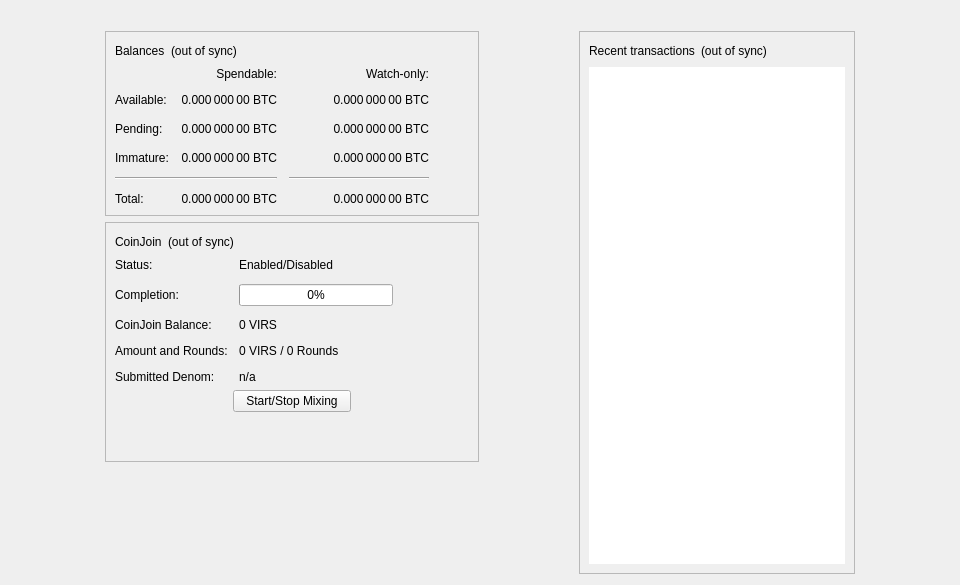
<?xml version="1.0" encoding="UTF-8"?>
<ui version="4.0">
 <class>OverviewPage</class>
 <widget class="QWidget" name="OverviewPage">
  <property name="geometry">
   <rect>
    <x>0</x>
    <y>0</y>
    <width>960</width>
    <height>585</height>
   </rect>
  </property>
  <property name="minimumSize">
   <size>
    <width>960</width>
    <height>0</height>
   </size>
  </property>
  <property name="windowTitle">
   <string>Form</string>
  </property>
  <layout class="QVBoxLayout" name="topLayout">
   <item>
    <widget class="QLabel" name="labelAlerts">
     <property name="visible">
      <bool>false</bool>
     </property>
     <property name="wordWrap">
      <bool>true</bool>
     </property>
     <property name="margin">
      <number>3</number>
     </property>
     <property name="textInteractionFlags">
      <set>Qt::TextSelectableByMouse</set>
     </property>
    </widget>
   </item>
   <item>
    <layout class="QHBoxLayout" name="horizontalLayout" stretch="1,0,1,0,1">
     <item>
      <spacer name="horizontalSpacerLeft">
       <property name="orientation">
        <enum>Qt::Horizontal</enum>
       </property>
       <property name="sizeType">
        <enum>QSizePolicy::Preferred</enum>
       </property>
       <property name="sizeHint" stdset="0">
        <size>
         <width>10</width>
         <height>20</height>
        </size>
       </property>
      </spacer>
     </item>
     <item>
      <layout class="QVBoxLayout" name="verticalLayout_2">
       <item>
        <widget class="QFrame" name="frame">
         <property name="frameShape">
          <enum>QFrame::StyledPanel</enum>
         </property>
         <property name="frameShadow">
          <enum>QFrame::Raised</enum>
         </property>
         <layout class="QVBoxLayout" name="verticalLayout_4">
          <item>
           <layout class="QHBoxLayout" name="horizontalLayout_4">
            <item>
             <widget class="QLabel" name="label_5">
              <property name="text">
               <string>Balances</string>
              </property>
             </widget>
            </item>
            <item>
             <widget class="QLabel" name="labelWalletStatus">
              <property name="toolTip">
               <string>The displayed information may be out of date. Your wallet automatically synchronizes with the VirsAI network after a connection is established, but this process has not completed yet.</string>
              </property>
              <property name="text">
               <string notr="true">(out of sync)</string>
              </property>
              <property name="alignment">
               <set>Qt::AlignLeading|Qt::AlignLeft|Qt::AlignVCenter</set>
              </property>
             </widget>
            </item>
            <item>
             <spacer name="horizontalSpacer_3">
              <property name="orientation">
               <enum>Qt::Horizontal</enum>
              </property>
              <property name="sizeHint" stdset="0">
               <size>
                <width>40</width>
                <height>20</height>
               </size>
              </property>
             </spacer>
            </item>
           </layout>
          </item>
          <item>
           <layout class="QGridLayout" name="gridLayout">
            <property name="spacing">
             <number>12</number>
            </property>
            <item row="2" column="2">
             <widget class="QLabel" name="labelWatchPending">
              <property name="cursor">
               <cursorShape>IBeamCursor</cursorShape>
              </property>
              <property name="toolTip">
               <string>Unconfirmed transactions to watch-only addresses</string>
              </property>
              <property name="text">
               <string notr="true">0.000 000 00 BTC</string>
              </property>
              <property name="alignment">
               <set>Qt::AlignRight|Qt::AlignTrailing|Qt::AlignVCenter</set>
              </property>
              <property name="textInteractionFlags">
               <set>Qt::LinksAccessibleByMouse|Qt::TextSelectableByKeyboard|Qt::TextSelectableByMouse</set>
              </property>
             </widget>
            </item>
            <item row="2" column="1">
             <widget class="QLabel" name="labelUnconfirmed">
              <property name="cursor">
               <cursorShape>IBeamCursor</cursorShape>
              </property>
              <property name="toolTip">
               <string>Total of transactions that have yet to be confirmed, and do not yet count toward the spendable balance</string>
              </property>
              <property name="text">
               <string notr="true">0.000 000 00 BTC</string>
              </property>
              <property name="alignment">
               <set>Qt::AlignRight|Qt::AlignTrailing|Qt::AlignVCenter</set>
              </property>
              <property name="textInteractionFlags">
               <set>Qt::LinksAccessibleByMouse|Qt::TextSelectableByKeyboard|Qt::TextSelectableByMouse</set>
              </property>
             </widget>
            </item>
            <item row="3" column="2">
             <widget class="QLabel" name="labelWatchImmature">
              <property name="cursor">
               <cursorShape>IBeamCursor</cursorShape>
              </property>
              <property name="toolTip">
               <string>Mined balance in watch-only addresses that has not yet matured</string>
              </property>
              <property name="text">
               <string notr="true">0.000 000 00 BTC</string>
              </property>
              <property name="alignment">
               <set>Qt::AlignRight|Qt::AlignTrailing|Qt::AlignVCenter</set>
              </property>
              <property name="textInteractionFlags">
               <set>Qt::LinksAccessibleByMouse|Qt::TextSelectableByKeyboard|Qt::TextSelectableByMouse</set>
              </property>
             </widget>
            </item>
            <item row="4" column="0" colspan="2">
             <widget class="Line" name="lineSpendableBalance">
              <property name="orientation">
               <enum>Qt::Horizontal</enum>
              </property>
             </widget>
            </item>
            <item row="4" column="2">
             <widget class="Line" name="lineWatchBalance">
              <property name="sizePolicy">
               <sizepolicy hsizetype="Preferred" vsizetype="Fixed">
                <horstretch>0</horstretch>
                <verstretch>0</verstretch>
               </sizepolicy>
              </property>
              <property name="minimumSize">
               <size>
                <width>140</width>
                <height>0</height>
               </size>
              </property>
              <property name="orientation">
               <enum>Qt::Horizontal</enum>
              </property>
             </widget>
            </item>
            <item row="5" column="0">
             <widget class="QLabel" name="labelTotalText">
              <property name="text">
               <string>Total:</string>
              </property>
             </widget>
            </item>
            <item row="3" column="1">
             <widget class="QLabel" name="labelImmature">
              <property name="cursor">
               <cursorShape>IBeamCursor</cursorShape>
              </property>
              <property name="toolTip">
               <string>Mined balance that has not yet matured</string>
              </property>
              <property name="text">
               <string notr="true">0.000 000 00 BTC</string>
              </property>
              <property name="alignment">
               <set>Qt::AlignRight|Qt::AlignTrailing|Qt::AlignVCenter</set>
              </property>
              <property name="textInteractionFlags">
               <set>Qt::LinksAccessibleByMouse|Qt::TextSelectableByKeyboard|Qt::TextSelectableByMouse</set>
              </property>
             </widget>
            </item>
            <item row="2" column="3">
             <spacer name="horizontalSpacer_2">
              <property name="orientation">
               <enum>Qt::Horizontal</enum>
              </property>
              <property name="sizeHint" stdset="0">
               <size>
                <width>40</width>
                <height>20</height>
               </size>
              </property>
             </spacer>
            </item>
            <item row="3" column="0">
             <widget class="QLabel" name="labelImmatureText">
              <property name="text">
               <string>Immature:</string>
              </property>
             </widget>
            </item>
            <item row="5" column="1">
             <widget class="QLabel" name="labelTotal">
              <property name="cursor">
               <cursorShape>IBeamCursor</cursorShape>
              </property>
              <property name="toolTip">
               <string>Your current total balance</string>
              </property>
              <property name="text">
               <string notr="true">0.000 000 00 BTC</string>
              </property>
              <property name="alignment">
               <set>Qt::AlignRight|Qt::AlignTrailing|Qt::AlignVCenter</set>
              </property>
              <property name="textInteractionFlags">
               <set>Qt::LinksAccessibleByMouse|Qt::TextSelectableByKeyboard|Qt::TextSelectableByMouse</set>
              </property>
             </widget>
            </item>
            <item row="5" column="2">
             <widget class="QLabel" name="labelWatchTotal">
              <property name="cursor">
               <cursorShape>IBeamCursor</cursorShape>
              </property>
              <property name="toolTip">
               <string>Current total balance in watch-only addresses</string>
              </property>
              <property name="text">
               <string notr="true">0.000 000 00 BTC</string>
              </property>
              <property name="alignment">
               <set>Qt::AlignRight|Qt::AlignTrailing|Qt::AlignVCenter</set>
              </property>
              <property name="textInteractionFlags">
               <set>Qt::LinksAccessibleByMouse|Qt::TextSelectableByKeyboard|Qt::TextSelectableByMouse</set>
              </property>
             </widget>
            </item>
            <item row="0" column="2">
             <widget class="QLabel" name="labelWatchonly">
              <property name="text">
               <string>Watch-only:</string>
              </property>
              <property name="alignment">
               <set>Qt::AlignRight|Qt::AlignTrailing|Qt::AlignVCenter</set>
              </property>
             </widget>
            </item>
            <item row="1" column="0">
             <widget class="QLabel" name="labelBalanceText">
              <property name="text">
               <string>Available:</string>
              </property>
             </widget>
            </item>
            <item row="1" column="1">
             <widget class="QLabel" name="labelBalance">
              <property name="cursor">
               <cursorShape>IBeamCursor</cursorShape>
              </property>
              <property name="toolTip">
               <string>Your current spendable balance</string>
              </property>
              <property name="text">
               <string notr="true">0.000 000 00 BTC</string>
              </property>
              <property name="alignment">
               <set>Qt::AlignRight|Qt::AlignTrailing|Qt::AlignVCenter</set>
              </property>
              <property name="textInteractionFlags">
               <set>Qt::LinksAccessibleByMouse|Qt::TextSelectableByKeyboard|Qt::TextSelectableByMouse</set>
              </property>
             </widget>
            </item>
            <item row="1" column="2">
             <widget class="QLabel" name="labelWatchAvailable">
              <property name="cursor">
               <cursorShape>IBeamCursor</cursorShape>
              </property>
              <property name="toolTip">
               <string>Your current balance in watch-only addresses</string>
              </property>
              <property name="text">
               <string notr="true">0.000 000 00 BTC</string>
              </property>
              <property name="alignment">
               <set>Qt::AlignRight|Qt::AlignTrailing|Qt::AlignVCenter</set>
              </property>
              <property name="textInteractionFlags">
               <set>Qt::LinksAccessibleByMouse|Qt::TextSelectableByKeyboard|Qt::TextSelectableByMouse</set>
              </property>
             </widget>
            </item>
            <item row="2" column="0">
             <widget class="QLabel" name="labelPendingText">
              <property name="text">
               <string>Pending:</string>
              </property>
             </widget>
            </item>
            <item row="0" column="1">
             <widget class="QLabel" name="labelSpendable">
              <property name="text">
               <string>Spendable:</string>
              </property>
              <property name="alignment">
               <set>Qt::AlignRight|Qt::AlignTrailing|Qt::AlignVCenter</set>
              </property>
             </widget>
            </item>
           </layout>
          </item>
         </layout>
        </widget>
       </item>
       <item>
        <widget class="QFrame" name="frameCoinJoin">
         <property name="layoutDirection">
          <enum>Qt::LeftToRight</enum>
         </property>
         <property name="frameShape">
          <enum>QFrame::StyledPanel</enum>
         </property>
         <property name="frameShadow">
          <enum>QFrame::Raised</enum>
         </property>
         <layout class="QVBoxLayout" name="VerticalLayout_PS1">
          <item>
           <layout class="QHBoxLayout" name="horizontalLayout_5">
            <item>
             <widget class="QLabel" name="labelCoinJoinHeader">
              <property name="text">
               <string notr="true">CoinJoin</string>
              </property>
             </widget>
            </item>
            <item>
             <widget class="QLabel" name="labelCoinJoinSyncStatus">
              <property name="toolTip">
               <string>The displayed information may be out of date. Your wallet automatically synchronizes with the VirsAI network after a connection is established, but this process has not completed yet.</string>
              </property>
              <property name="text">
               <string notr="true">(out of sync)</string>
              </property>
              <property name="alignment">
               <set>Qt::AlignLeading|Qt::AlignLeft|Qt::AlignVCenter</set>
              </property>
             </widget>
            </item>
            <item>
             <spacer name="horizontalSpacer_4">
              <property name="orientation">
               <enum>Qt::Horizontal</enum>
              </property>
              <property name="sizeHint" stdset="0">
               <size>
                <width>40</width>
                <height>20</height>
               </size>
              </property>
             </spacer>
            </item>
           </layout>
          </item>
          <item>
           <layout class="QFormLayout" name="coinJoinFormLayout">
            <property name="fieldGrowthPolicy">
             <enum>QFormLayout::AllNonFixedFieldsGrow</enum>
            </property>
            <property name="horizontalSpacing">
             <number>11</number>
            </property>
            <property name="verticalSpacing">
             <number>12</number>
            </property>
            <item row="0" column="0">
             <widget class="QLabel" name="labelCoinJoinEnabledText">
              <property name="text">
               <string>Status:</string>
              </property>
             </widget>
            </item>
            <item row="0" column="1">
             <widget class="QLabel" name="labelCoinJoinEnabled">
              <property name="text">
               <string>Enabled/Disabled</string>
              </property>
             </widget>
            </item>
            <item row="1" column="0">
             <widget class="QLabel" name="labelCompletitionText">
              <property name="text">
               <string>Completion:</string>
              </property>
             </widget>
            </item>
            <item row="1" column="1">
             <widget class="QProgressBar" name="coinJoinProgress">
              <property name="maximumSize">
               <size>
                <width>154</width>
                <height>16777215</height>
               </size>
              </property>
              <property name="value">
               <number>0</number>
              </property>
             </widget>
            </item>
            <item row="2" column="0">
             <widget class="QLabel" name="labelAnonymizedText">
              <property name="text">
               <string notr="true">CoinJoin Balance:</string>
              </property>
             </widget>
            </item>
            <item row="2" column="1">
             <widget class="QLabel" name="labelAnonymized">
              <property name="text">
               <string notr="true">0 VIRS</string>
              </property>
             </widget>
            </item>
            <item row="3" column="0">
             <widget class="QLabel" name="labelAmountAndRoundsText">
              <property name="text">
               <string>Amount and Rounds:</string>
              </property>
             </widget>
            </item>
            <item row="3" column="1">
             <widget class="QLabel" name="labelAmountRounds">
              <property name="text">
               <string>0 VIRS / 0 Rounds</string>
              </property>
             </widget>
            </item>
            <item row="4" column="0">
             <widget class="QLabel" name="labelSubmittedDenomText">
              <property name="text">
               <string>Submitted Denom:</string>
              </property>
             </widget>
            </item>
            <item row="4" column="1">
             <widget class="QLabel" name="labelSubmittedDenom">
              <property name="toolTip">
               <string>The denominations you submitted to the Masternode.&lt;br&gt;To mix, other users must submit the exact same denominations.</string>
              </property>
              <property name="text">
               <string>n/a</string>
              </property>
              <property name="wordWrap">
               <bool>true</bool>
              </property>
             </widget>
            </item>
           </layout>
          </item>
          <item>
           <layout class="QVBoxLayout" name="VerticalLayout_PS">
            <item>
             <layout class="QHBoxLayout" name="horizontalLayout_3">
              <property name="topMargin">
               <number>0</number>
              </property>
              <item>
               <spacer name="horizontalSpacer_5">
                <property name="orientation">
                 <enum>Qt::Horizontal</enum>
                </property>
                <property name="sizeHint" stdset="0">
                 <size>
                  <width>40</width>
                  <height>20</height>
                 </size>
                </property>
               </spacer>
              </item>
              <item>
               <widget class="QPushButton" name="toggleCoinJoin">
                <property name="sizePolicy">
                 <sizepolicy hsizetype="MinimumExpanding" vsizetype="Fixed">
                  <horstretch>0</horstretch>
                  <verstretch>0</verstretch>
                 </sizepolicy>
                </property>
                <property name="text">
                 <string>Start/Stop Mixing</string>
                </property>
               </widget>
              </item>
              <item>
               <spacer name="horizontalSpacer_6">
                <property name="orientation">
                 <enum>Qt::Horizontal</enum>
                </property>
                <property name="sizeHint" stdset="0">
                 <size>
                  <width>40</width>
                  <height>20</height>
                 </size>
                </property>
               </spacer>
              </item>
             </layout>
            </item>
            <item>
             <spacer name="verticalSpacer_3">
              <property name="orientation">
               <enum>Qt::Vertical</enum>
              </property>
              <property name="sizeHint" stdset="0">
               <size>
                <width>20</width>
                <height>40</height>
               </size>
              </property>
             </spacer>
            </item>
           </layout>
          </item>
         </layout>
        </widget>
       </item>
       <item>
        <spacer name="verticalSpacer">
         <property name="orientation">
          <enum>Qt::Vertical</enum>
         </property>
         <property name="sizeHint" stdset="0">
          <size>
           <width>20</width>
           <height>40</height>
          </size>
         </property>
        </spacer>
       </item>
      </layout>
     </item>
     <item>
      <spacer name="horizontalSpacerCenter">
       <property name="orientation">
        <enum>Qt::Horizontal</enum>
       </property>
       <property name="sizeHint" stdset="0">
        <size>
         <width>10</width>
         <height>20</height>
        </size>
       </property>
      </spacer>
     </item>
     <item>
      <layout class="QVBoxLayout" name="verticalLayout_3">
       <item>
        <widget class="QFrame" name="frame_2">
         <property name="frameShape">
          <enum>QFrame::StyledPanel</enum>
         </property>
         <property name="frameShadow">
          <enum>QFrame::Raised</enum>
         </property>
         <layout class="QVBoxLayout" name="verticalLayout">
          <item>
           <layout class="QHBoxLayout" name="horizontalLayout_2">
            <item>
             <widget class="QLabel" name="label_4">
              <property name="text">
               <string>Recent transactions</string>
              </property>
             </widget>
            </item>
            <item>
             <widget class="QLabel" name="labelTransactionsStatus">
              <property name="toolTip">
               <string>The displayed information may be out of date. Your wallet automatically synchronizes with the VirsAI network after a connection is established, but this process has not completed yet.</string>
              </property>
              <property name="text">
               <string notr="true">(out of sync)</string>
              </property>
              <property name="alignment">
               <set>Qt::AlignLeading|Qt::AlignLeft|Qt::AlignVCenter</set>
              </property>
             </widget>
            </item>
            <item>
             <spacer name="horizontalSpacer">
              <property name="orientation">
               <enum>Qt::Horizontal</enum>
              </property>
              <property name="sizeHint" stdset="0">
               <size>
                <width>40</width>
                <height>20</height>
               </size>
              </property>
             </spacer>
            </item>
           </layout>
          </item>
          <item>
           <widget class="QListView" name="listTransactions">
            <property name="frameShape">
             <enum>QFrame::NoFrame</enum>
            </property>
            <property name="verticalScrollBarPolicy">
             <enum>Qt::ScrollBarAlwaysOff</enum>
            </property>
            <property name="horizontalScrollBarPolicy">
             <enum>Qt::ScrollBarAlwaysOff</enum>
            </property>
            <property name="selectionMode">
             <enum>QAbstractItemView::NoSelection</enum>
            </property>
           </widget>
          </item>
         </layout>
        </widget>
       </item>
      </layout>
     </item>
     <item>
      <spacer name="horizontalSpacerRight">
       <property name="orientation">
        <enum>Qt::Horizontal</enum>
       </property>
       <property name="sizeType">
        <enum>QSizePolicy::Preferred</enum>
       </property>
       <property name="sizeHint" stdset="0">
        <size>
         <width>10</width>
         <height>20</height>
        </size>
       </property>
      </spacer>
     </item>
    </layout>
   </item>
  </layout>
 </widget>
 <resources/>
 <connections/>
</ui>
